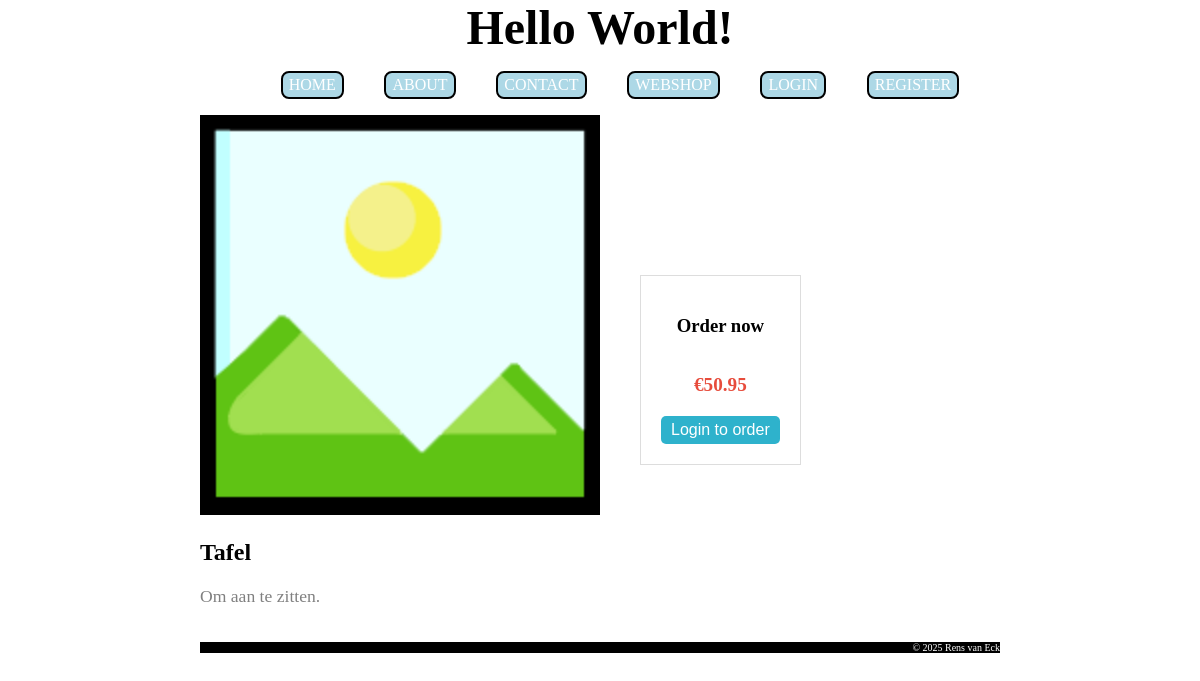
Page /2_php_mysql/index.php?page=product&id=2 on the committed database.
### tables this page shows
CREATE TABLE `products` (
  `product_id` int(11) NOT NULL,
  `name` varchar(255) NOT NULL,
  `description` text NOT NULL,
  `price` decimal(10,2) NOT NULL,
  `image` varchar(255) NOT NULL
);

### 2_php_mysql/pages/webshop.php (the view, shortened to what this page needs)
<?php
function showItemSingle($item, $isLoggedIn) {
	echo '<div class="product_container">';
	echo '	<div class="img_highlight">';
	echo '		<img src="images/' . $item["image"] . '?v=' . filemtime('images/' . $item["image"]) . '">';
	echo '  	<h2>' . $item["name"] . '</h2>';
	echo '  	<p>' . $item["description"] . '</p>';
	echo '	</div>';
	echo '	<div class="order_card">';
	echo '		<h3>Order now</h3>';
	echo '		<p class="price">€' . number_format($item["price"], 2) . '</p>';
	if ($isLoggedIn) {
		showAddToCartBtn($item);
	} else {
		showLoginPleaseBtn();
	}
	echo '	</div>';
	echo '</div>';
}

### 2_php_mysql/stylesheets/mystyle.css (style rules this page uses)
.product_container { display: flex; gap: 40px; align-items: center; }
.order_card { display: flex; flex-direction: column; align-items: center; justify-content: center; max-width: 300px; padding: 20px; background: #fff; border: 1px solid #ddd; }
.order_card h3 { text-align: center; }
.order_card .price { font-size: 1.2em; font-weight: bold; color: #e74c3c; }
.img_highlight img { width: 400px; height: auto; flex: 1; }
.img_highlight p { color: grey; font-size: 1.1em; }

### rows in the picture
products: image (placeholder picture), name "Tafel", description "Om aan te zitten.", price "50.95"
